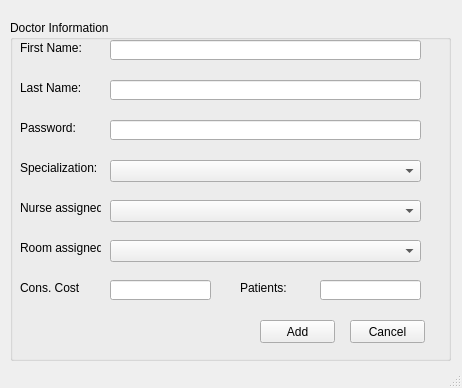
<?xml version="1.0" encoding="UTF-8"?>
<ui version="4.0">
 <class>MainWindow</class>
 <widget class="QMainWindow" name="MainWindow">
  <property name="windowModality">
   <enum>Qt::ApplicationModal</enum>
  </property>
  <property name="geometry">
   <rect>
    <x>0</x>
    <y>0</y>
    <width>462</width>
    <height>388</height>
   </rect>
  </property>
  <property name="windowTitle">
   <string>MainWindow</string>
  </property>
  <widget class="QWidget" name="centralwidget">
   <widget class="QGroupBox" name="groupBox">
    <property name="geometry">
     <rect>
      <x>10</x>
      <y>20</y>
      <width>441</width>
      <height>341</height>
     </rect>
    </property>
    <property name="title">
     <string>Doctor Information</string>
    </property>
    <widget class="QLabel" name="label">
     <property name="geometry">
      <rect>
       <x>10</x>
       <y>60</y>
       <width>81</width>
       <height>16</height>
      </rect>
     </property>
     <property name="text">
      <string>Last Name:</string>
     </property>
    </widget>
    <widget class="QLabel" name="label_2">
     <property name="geometry">
      <rect>
       <x>10</x>
       <y>20</y>
       <width>61</width>
       <height>16</height>
      </rect>
     </property>
     <property name="text">
      <string>First Name:</string>
     </property>
    </widget>
    <widget class="QLineEdit" name="lineFirstName">
     <property name="geometry">
      <rect>
       <x>100</x>
       <y>20</y>
       <width>311</width>
       <height>20</height>
      </rect>
     </property>
     <property name="readOnly">
      <bool>false</bool>
     </property>
    </widget>
    <widget class="QPushButton" name="pushAdd">
     <property name="geometry">
      <rect>
       <x>250</x>
       <y>300</y>
       <width>75</width>
       <height>23</height>
      </rect>
     </property>
     <property name="text">
      <string>Add</string>
     </property>
    </widget>
    <widget class="QPushButton" name="pushCancel">
     <property name="geometry">
      <rect>
       <x>340</x>
       <y>300</y>
       <width>75</width>
       <height>23</height>
      </rect>
     </property>
     <property name="text">
      <string>Cancel</string>
     </property>
    </widget>
    <widget class="QLineEdit" name="lineLastName">
     <property name="geometry">
      <rect>
       <x>100</x>
       <y>60</y>
       <width>311</width>
       <height>20</height>
      </rect>
     </property>
     <property name="readOnly">
      <bool>false</bool>
     </property>
    </widget>
    <widget class="QLabel" name="label_3">
     <property name="geometry">
      <rect>
       <x>10</x>
       <y>140</y>
       <width>81</width>
       <height>16</height>
      </rect>
     </property>
     <property name="text">
      <string>Specialization:</string>
     </property>
    </widget>
    <widget class="QComboBox" name="comboSpecialization">
     <property name="geometry">
      <rect>
       <x>100</x>
       <y>140</y>
       <width>311</width>
       <height>22</height>
      </rect>
     </property>
    </widget>
    <widget class="QComboBox" name="comboNurseAssigned">
     <property name="geometry">
      <rect>
       <x>100</x>
       <y>180</y>
       <width>311</width>
       <height>22</height>
      </rect>
     </property>
    </widget>
    <widget class="QLabel" name="label_4">
     <property name="geometry">
      <rect>
       <x>10</x>
       <y>180</y>
       <width>81</width>
       <height>16</height>
      </rect>
     </property>
     <property name="text">
      <string>Nurse assigned:</string>
     </property>
    </widget>
    <widget class="QLabel" name="label_5">
     <property name="geometry">
      <rect>
       <x>10</x>
       <y>220</y>
       <width>81</width>
       <height>16</height>
      </rect>
     </property>
     <property name="text">
      <string>Room assigned:</string>
     </property>
    </widget>
    <widget class="QComboBox" name="comboRoomAssigned">
     <property name="geometry">
      <rect>
       <x>100</x>
       <y>220</y>
       <width>311</width>
       <height>22</height>
      </rect>
     </property>
    </widget>
    <widget class="QLineEdit" name="linePassword">
     <property name="geometry">
      <rect>
       <x>100</x>
       <y>100</y>
       <width>311</width>
       <height>20</height>
      </rect>
     </property>
     <property name="echoMode">
      <enum>QLineEdit::Password</enum>
     </property>
     <property name="readOnly">
      <bool>false</bool>
     </property>
    </widget>
    <widget class="QLabel" name="label_6">
     <property name="geometry">
      <rect>
       <x>10</x>
       <y>100</y>
       <width>81</width>
       <height>16</height>
      </rect>
     </property>
     <property name="text">
      <string>Password:</string>
     </property>
    </widget>
    <widget class="QLabel" name="label_7">
     <property name="geometry">
      <rect>
       <x>10</x>
       <y>260</y>
       <width>81</width>
       <height>16</height>
      </rect>
     </property>
     <property name="text">
      <string>Cons. Cost</string>
     </property>
    </widget>
    <widget class="QLineEdit" name="linePatients">
     <property name="geometry">
      <rect>
       <x>310</x>
       <y>260</y>
       <width>101</width>
       <height>20</height>
      </rect>
     </property>
     <property name="echoMode">
      <enum>QLineEdit::Normal</enum>
     </property>
     <property name="readOnly">
      <bool>false</bool>
     </property>
    </widget>
    <widget class="QLineEdit" name="lineCost">
     <property name="geometry">
      <rect>
       <x>100</x>
       <y>260</y>
       <width>101</width>
       <height>20</height>
      </rect>
     </property>
     <property name="echoMode">
      <enum>QLineEdit::Normal</enum>
     </property>
     <property name="readOnly">
      <bool>false</bool>
     </property>
    </widget>
    <widget class="QLabel" name="label_15">
     <property name="geometry">
      <rect>
       <x>230</x>
       <y>260</y>
       <width>81</width>
       <height>16</height>
      </rect>
     </property>
     <property name="text">
      <string>Patients:</string>
     </property>
    </widget>
   </widget>
  </widget>
  <widget class="QStatusBar" name="statusbar"/>
 </widget>
 <resources/>
 <connections/>
</ui>
